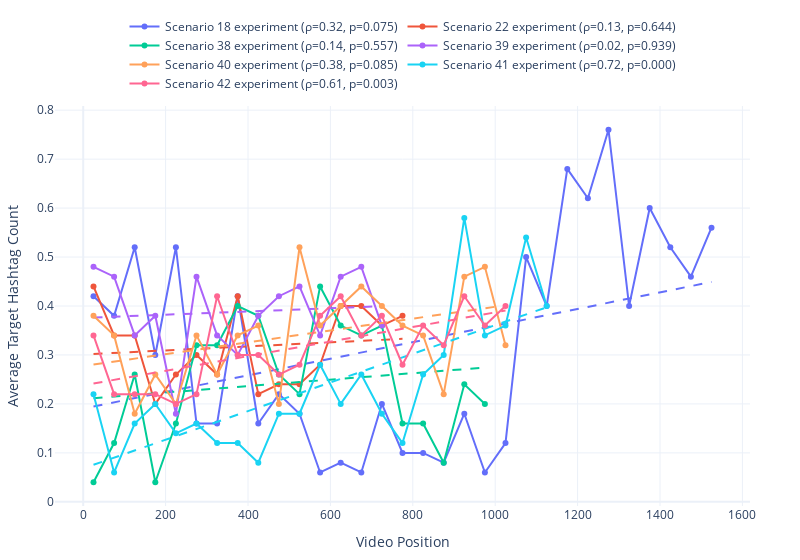
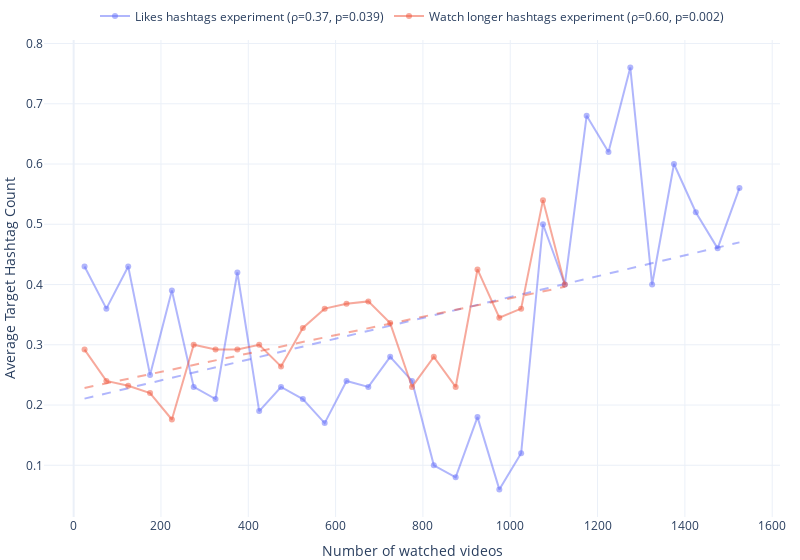

Here is the notebook cell these charts were saved with, in order:
### Code cell
test_scenarios = [18,22,38,39,40,41,42] # All scenarios to work with
aggregate_groups = [[18,22],[38,39,40,41,42]] # Aggregate by groups 
group_labels = {
    (18,22): 'Likes hashtags',
    (38,39,40,41,42): 'Watch longer hashtags'
}

analysis_results = analyze_and_plot_target_hashtags_agg(
    data_combined=data_combined,
    scenarios=test_scenarios,
    target_hashtags=target_hashtags,
    bucket_size=50, # Size of the buckets for the rolling average
    plot_type='experiment',  # Can be 'control', 'experiment' or 'both'
    aggregate_scenarios=aggregate_groups,
    legend_labels=group_labels
)

### Figure 1 — Plotly figure (JSON) as saved in the notebook; plotly's stock layout.template omitted (floating-point values rounded to 4 significant figures)
{"data": [{"line": {"color": "#636EFA"}, "marker": {"color": "#636EFA"}, "mode": "lines+markers", "name": "Scenario 18 experiment (ρ=0.32, p=0.075)", "type": "scatter", "x": [25, 75, 125, 175, 225, 275, 325, 375, 425, 475, 525, 575, 625, 675, 725, 775, 825, 875, 925, 975, 1025, 1075, 1125, 1175, 1225, 1275, 1325, 1375, 1425, 1475, 1525], "y": [0.42, 0.38, 0.52, 0.3, 0.52, 0.16, 0.16, 0.42, 0.16, 0.22, 0.18, 0.06, 0.08, 0.06, 0.2, 0.1, 0.1, 0.08, 0.18, 0.06, 0.12, 0.5, 0.4, 0.68, 0.62, 0.76, 0.4, 0.6, 0.52, 0.46, 0.56]}, {"line": {"color": "#636EFA", "dash": "dash"}, "mode": "lines", "showlegend": false, "type": "scatter", "x": [25, 75, 125, 175, 225, 275, 325, 375, 425, 475, 525, 575, 625, 675, 725, 775, 825, 875, 925, 975, 1025, 1075, 1125, 1175, 1225, 1275, 1325, 1375, 1425, 1475, 1525], "y": [0.1948, 0.2033, 0.2117, 0.2202, 0.2287, 0.2372, 0.2457, 0.2541, 0.2626, 0.2711, 0.2796, 0.288, 0.2965, 0.305, 0.3135, 0.3219, 0.3304, 0.3389, 0.3474, 0.3558, 0.3643, 0.3728, 0.3813, 0.3897, 0.3982, 0.4067, 0.4152, 0.4236, 0.4321, 0.4406, 0.4491]}, {"line": {"color": "#EF553B"}, "marker": {"color": "#EF553B"}, "mode": "lines+markers", "name": "Scenario 22 experiment (ρ=0.13, p=0.644)", "type": "scatter", "x": [25, 75, 125, 175, 225, 275, 325, 375, 425, 475, 525, 575, 625, 675, 725, 775], "y": [0.44, 0.34, 0.34, 0.2, 0.26, 0.3, 0.26, 0.42, 0.22, 0.24, 0.24, 0.28, 0.4, 0.4, 0.36, 0.38]}, {"line": {"color": "#EF553B", "dash": "dash"}, "mode": "lines", "showlegend": false, "type": "scatter", "x": [25, 75, 125, 175, 225, 275, 325, 375, 425, 475, 525, 575, 625, 675, 725, 775], "y": [0.3021, 0.3041, 0.3062, 0.3082, 0.3103, 0.3124, 0.3144, 0.3165, 0.3185, 0.3206, 0.3226, 0.3247, 0.3268, 0.3288, 0.3309, 0.3329]}, {"line": {"color": "#00CC96"}, "marker": {"color": "#00CC96"}, "mode": "lines+markers", "name": "Scenario 38 experiment (ρ=0.14, p=0.557)", "type": "scatter", "x": [25, 75, 125, 175, 225, 275, 325, 375, 425, 475, 525, 575, 625, 675, 725, 775, 825, 875, 925, 975], "y": [0.04, 0.12, 0.26, 0.04, 0.16, 0.32, 0.32, 0.4, 0.38, 0.26, 0.22, 0.44, 0.36, 0.34, 0.36, 0.16, 0.16, 0.08, 0.24, 0.2]}, {"line": {"color": "#00CC96", "dash": "dash"}, "mode": "lines", "showlegend": false, "type": "scatter", "x": [25, 75, 125, 175, 225, 275, 325, 375, 425, 475, 525, 575, 625, 675, 725, 775, 825, 875, 925, 975], "y": [0.2117, 0.215, 0.2183, 0.2216, 0.2249, 0.2282, 0.2315, 0.2348, 0.2381, 0.2414, 0.2446, 0.2479, 0.2512, 0.2545, 0.2578, 0.2611, 0.2644, 0.2677, 0.271, 0.2743]}, {"line": {"color": "#AB63FA"}, "marker": {"color": "#AB63FA"}, "mode": "lines+markers", "name": "Scenario 39 experiment (ρ=0.02, p=0.939)", "type": "scatter", "x": [25, 75, 125, 175, 225, 275, 325, 375, 425, 475, 525, 575, 625, 675, 725], "y": [0.48, 0.46, 0.34, 0.38, 0.18, 0.46, 0.34, 0.3, 0.38, 0.42, 0.44, 0.34, 0.46, 0.48, 0.36]}, {"line": {"color": "#AB63FA", "dash": "dash"}, "mode": "lines", "showlegend": false, "type": "scatter", "x": [25, 75, 125, 175, 225, 275, 325, 375, 425, 475, 525, 575, 625, 675, 725], "y": [0.3765, 0.3781, 0.3798, 0.3814, 0.3831, 0.3847, 0.3864, 0.388, 0.3896, 0.3913, 0.3929, 0.3946, 0.3962, 0.3979, 0.3995]}, {"line": {"color": "#FFA15A"}, "marker": {"color": "#FFA15A"}, "mode": "lines+markers", "name": "Scenario 40 experiment (ρ=0.38, p=0.085)", "type": "scatter", "x": [25, 75, 125, 175, 225, 275, 325, 375, 425, 475, 525, 575, 625, 675, 725, 775, 825, 875, 925, 975, 1025], "y": [0.38, 0.34, 0.18, 0.26, 0.2, 0.34, 0.26, 0.34, 0.36, 0.2, 0.52, 0.36, 0.4, 0.44, 0.4, 0.36, 0.34, 0.22, 0.46, 0.48, 0.32]}, {"line": {"color": "#FFA15A", "dash": "dash"}, "mode": "lines", "showlegend": false, "type": "scatter", "x": [25, 75, 125, 175, 225, 275, 325, 375, 425, 475, 525, 575, 625, 675, 725, 775, 825, 875, 925, 975, 1025], "y": [0.2804, 0.2865, 0.2925, 0.2986, 0.3046, 0.3107, 0.3167, 0.3228, 0.3288, 0.3349, 0.341, 0.347, 0.3531, 0.3591, 0.3652, 0.3712, 0.3773, 0.3833, 0.3894, 0.3954, 0.4015]}, {"line": {"color": "#19D3F3"}, "marker": {"color": "#19D3F3"}, "mode": "lines+markers", "name": "Scenario 41 experiment (ρ=0.72, p=0.000)", "type": "scatter", "x": [25, 75, 125, 175, 225, 275, 325, 375, 425, 475, 525, 575, 625, 675, 725, 775, 825, 875, 925, 975, 1025, 1075, 1125], "y": [0.22, 0.06, 0.16, 0.2, 0.14, 0.16, 0.12, 0.12, 0.08, 0.18, 0.18, 0.28, 0.2, 0.26, 0.18, 0.12, 0.26, 0.3, 0.58, 0.34, 0.36, 0.54, 0.4]}, {"line": {"color": "#19D3F3", "dash": "dash"}, "mode": "lines", "showlegend": false, "type": "scatter", "x": [25, 75, 125, 175, 225, 275, 325, 375, 425, 475, 525, 575, 625, 675, 725, 775, 825, 875, 925, 975, 1025, 1075, 1125], "y": [0.07565, 0.09028, 0.1049, 0.1195, 0.1342, 0.1488, 0.1634, 0.178, 0.1926, 0.2073, 0.2219, 0.2365, 0.2511, 0.2658, 0.2804, 0.295, 0.3096, 0.3243, 0.3389, 0.3535, 0.3681, 0.3828, 0.3974]}, {"line": {"color": "#FF6692"}, "marker": {"color": "#FF6692"}, "mode": "lines+markers", "name": "Scenario 42 experiment (ρ=0.61, p=0.003)", "type": "scatter", "x": [25, 75, 125, 175, 225, 275, 325, 375, 425, 475, 525, 575, 625, 675, 725, 775, 825, 875, 925, 975, 1025], "y": [0.34, 0.22, 0.22, 0.22, 0.2, 0.22, 0.42, 0.3, 0.3, 0.26, 0.28, 0.38, 0.42, 0.34, 0.38, 0.28, 0.36, 0.32, 0.42, 0.36, 0.4]}, {"line": {"color": "#FF6692", "dash": "dash"}, "mode": "lines", "showlegend": false, "type": "scatter", "x": [25, 75, 125, 175, 225, 275, 325, 375, 425, 475, 525, 575, 625, 675, 725, 775, 825, 875, 925, 975, 1025], "y": [0.2416, 0.2491, 0.2566, 0.264, 0.2715, 0.2789, 0.2864, 0.2938, 0.3013, 0.3087, 0.3162, 0.3236, 0.3311, 0.3386, 0.346, 0.3535, 0.3609, 0.3684, 0.3758, 0.3833, 0.3907]}], "layout": {"legend": {"orientation": "h", "x": 0.5, "xanchor": "center", "y": 1.02, "yanchor": "bottom"}, "margin": {"b": 50, "l": 50, "r": 50, "t": 50}, "width": 800, "xaxis": {"title": {"text": "Video Position"}}, "yaxis": {"title": {"text": "Average Target Hashtag Count"}}}}

### Figure 2 — Plotly figure (JSON) as saved in the notebook; plotly's stock layout.template omitted (floating-point values rounded to 4 significant figures)
{"data": [{"line": {"color": "rgba(99, 110, 250, 0.5)"}, "marker": {"color": "rgba(99, 110, 250, 0.5)"}, "mode": "lines+markers", "name": "Likes hashtags experiment (ρ=0.37, p=0.039)", "type": "scatter", "x": [25, 75, 125, 175, 225, 275, 325, 375, 425, 475, 525, 575, 625, 675, 725, 775, 825, 875, 925, 975, 1025, 1075, 1125, 1175, 1225, 1275, 1325, 1375, 1425, 1475, 1525], "y": [0.43, 0.36, 0.43, 0.25, 0.39, 0.23, 0.21, 0.42, 0.19, 0.23, 0.21, 0.17, 0.24, 0.23, 0.28, 0.24, 0.1, 0.08, 0.18, 0.06, 0.12, 0.5, 0.4, 0.68, 0.62, 0.76, 0.4, 0.6, 0.52, 0.46, 0.56]}, {"line": {"color": "rgba(99, 110, 250, 0.5)", "dash": "dash"}, "mode": "lines", "showlegend": false, "type": "scatter", "x": [25, 75, 125, 175, 225, 275, 325, 375, 425, 475, 525, 575, 625, 675, 725, 775, 825, 875, 925, 975, 1025, 1075, 1125, 1175, 1225, 1275, 1325, 1375, 1425, 1475, 1525], "y": [0.2106, 0.2193, 0.2279, 0.2366, 0.2452, 0.2539, 0.2625, 0.2712, 0.2798, 0.2885, 0.2971, 0.3057, 0.3144, 0.323, 0.3317, 0.3403, 0.349, 0.3576, 0.3663, 0.3749, 0.3835, 0.3922, 0.4008, 0.4095, 0.4181, 0.4268, 0.4354, 0.4441, 0.4527, 0.4614, 0.47]}, {"line": {"color": "rgba(239, 85, 59, 0.5)"}, "marker": {"color": "rgba(239, 85, 59, 0.5)"}, "mode": "lines+markers", "name": "Watch longer hashtags experiment (ρ=0.60, p=0.002)", "type": "scatter", "x": [25, 75, 125, 175, 225, 275, 325, 375, 425, 475, 525, 575, 625, 675, 725, 775, 825, 875, 925, 975, 1025, 1075, 1125], "y": [0.292, 0.24, 0.232, 0.22, 0.176, 0.3, 0.292, 0.292, 0.3, 0.264, 0.328, 0.36, 0.368, 0.372, 0.336, 0.23, 0.28, 0.23, 0.425, 0.345, 0.36, 0.54, 0.4]}, {"line": {"color": "rgba(239, 85, 59, 0.5)", "dash": "dash"}, "mode": "lines", "showlegend": false, "type": "scatter", "x": [25, 75, 125, 175, 225, 275, 325, 375, 425, 475, 525, 575, 625, 675, 725, 775, 825, 875, 925, 975, 1025, 1075, 1125], "y": [0.2284, 0.236, 0.2436, 0.2512, 0.2589, 0.2665, 0.2741, 0.2818, 0.2894, 0.297, 0.3046, 0.3123, 0.3199, 0.3275, 0.3351, 0.3428, 0.3504, 0.358, 0.3657, 0.3733, 0.3809, 0.3885, 0.3962]}], "layout": {"legend": {"orientation": "h", "x": 0.5, "xanchor": "center", "y": 1.02, "yanchor": "bottom"}, "margin": {"b": 1, "l": 20, "r": 20, "t": 1}, "width": 800, "xaxis": {"title": {"text": "Number of watched videos"}}, "yaxis": {"title": {"text": "Average Target Hashtag Count"}}}}
